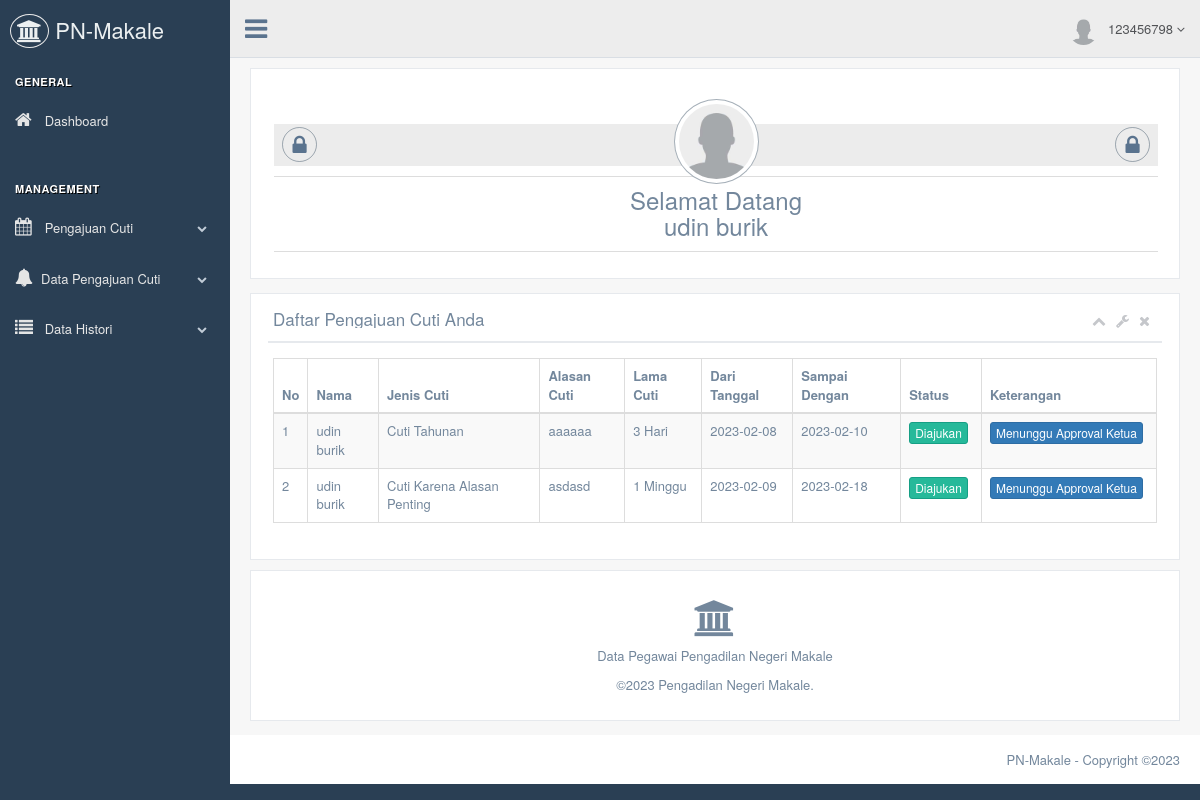
Screenshot of /user/index.php (signed in) with the database file from the repository.
### tables this page shows
CREATE TABLE `pegawai` (
  `id_pegawai` int(25) NOT NULL,
  `nama_pegawai` varchar(225) NOT NULL,
  `nip` varchar(225) NOT NULL,
  `id_jabatan` int(25) NOT NULL,
  `id_golongan` int(25) NOT NULL,
  `unit_kerja` varchar(225) NOT NULL
);

CREATE TABLE `cuti_pegawai` (
  `id_cutipegawai` int(25) NOT NULL,
  `id_pegawai` int(25) NOT NULL,
  `jenis_cuti` varchar(225) NOT NULL,
  `alasan_cuti` varchar(225) NOT NULL,
  `lama_cuti` varchar(225) NOT NULL,
  `ket_lama_cuti` varchar(225) NOT NULL,
  `dari_tanggal` varchar(225) NOT NULL,
  `sampai_dengan` varchar(225) NOT NULL,
  `panmud_kasubag` varchar(225) DEFAULT NULL,
  `panitera_sekretaris` varchar(225) DEFAULT NULL,
  `ketua` varchar(225) DEFAULT NULL,
  `app_panmud_kasubag` int(25) NOT NULL,
  `app_panitera_sekretaris` int(25) NOT NULL,
  `app_ketua` int(25) NOT NULL,
  `status_cuti` varchar(225) NOT NULL,
  `ket_status_cuti` varchar(225) NOT NULL
);

### user/dashboard.php (the view, shortened to what this page needs)
<div class="row">
  <div class="ccol-md-12 col-sm-12 col-xs-12">
    <div class="x_panel">
      <div class="x_content text-center">
        <div class="flex">
          <ul class="list-inline widget_profile_box">
            <li>
              <a>
                <i class="fa fa-lock"></i>
              </a>
            </li>
            <li>
              <?php
              include '../database/koneksi.php';
              $selectfoto = mysqli_query($koneksi, "SELECT * FROM user WHERE nip='$nip'");
              $row2 = mysqli_fetch_array($selectfoto);
              if (empty($row2['foto'])) {
              ?>
                  <img src="../build/images/user.png" class="img-circle profile_img">
              <?php
            } elseif (!empty($row2['foto'])) {
              ?>
                  <img src="../build/images/thump_<?php echo $row2['foto']; ?>" class="img-circle profile_img">
              <?php
              }
               ?>
            </li>
            <li>
              <a>
                <i class="fa fa-lock"></i>
              </a>
            </li>
          </ul>
        </div>
        <div class="flex">
          <ul class="list-inline count2">
            <li>
              <h3 class="name">Selamat Datang</h3>
              <?php
              include '../database/koneksi.php';
               $select = mysqli_query($koneksi,"SELECT * FROM pegawai WHERE nip='$nip'");
              $selectnama = mysqli_fetch_array($select);
              ?>
               <h3 class="name"><?php echo $selectnama['nama_pegawai'] ?></h3>
            </li>
          </ul>
        </div>
      </div>
    </div>
  </div>
</div>
<div class="row top_tiles">
  <div class="col-md-12 col-sm-12 col-xs-12">
    <div class="x_panel">
      <div class="x_title">
        <h2>Daftar Pengajuan Cuti Anda<small>Daftar Menunggu approval cuti dari atasan</small></h2>
        <ul class="nav navbar-right panel_toolbox">
          <li><a class="collapse-link"><i class="fa fa-chevron-up"></i></a>
          </li>
          <li class="dropdown">
            <a href="#" class="dropdown-toggle" data-toggle="dropdown" role="button" aria-expanded="false"><i class="fa fa-wrench"></i></a>
          </li>
          <li><a class="close-link"><i class="fa fa-close"></i></a>
          </li>
        </ul>
        <div class="clearfix"></div>
      </div>
      <div class="x_content">
        <table id="datatable" class="table table-striped table-bordered table-hover">
          <thead>
            <tr>
                <th>No</th>
                <th>Nama</th>
                <th>Jenis Cuti</th>
                <th>Alasan Cuti</th>
                <th>Lama Cuti</th>
                <th>Dari Tanggal</th>
                <th>Sampai Dengan</th>
                <th>Status</th>
                <th>Keterangan</th>
            </tr>
          </thead>
          <tbody>
            <?php
              include '../database/koneksi.php';
              $query = mysqli_query($koneksi,"SELECT * FROM cuti_pegawai cuti, pegawai pg WHERE cuti.id_pegawai = pg.id_pegawai and nip='$nip' and status_cuti='Diajukan'");
              $i = 1;
              while ($row = mysqli_fetch_array($query)) {
             ?>
             <tr>
               <td><?php echo $i ?></td>
               <td><?php echo $row['nama_pegawai'] ?></td>
               <td><?php echo $row['jenis_cuti'] ?></td>
               <td><?php echo $row['alasan_cuti'] ?></td>
               <td><?php echo $row['lama_cuti'];?> <?php echo $row['ket_lama_cuti'];  ?></td>
               <td><?php echo $row['dari_tanggal']; ?></td>
               <td><?php echo $row['sampai_dengan']; ?></td>
               <td class="text-center">
                 <a href="#" class="btn btn-success btn-xs "> <?php echo $row['status_cuti']; ?></a>
               </td>
               <td class="text-center">
                 <a href="#" class="btn btn-primary btn-xs "> <?php echo $row['ket_status_cuti']; ?></a>
               </td>
             </tr>
             <?php
             $i++;
           }
              ?>
          </tbody>
        </table>
      </div>
    </div>
  </div>
</div>
<div class="row">
<div class="ccol-md-12 col-sm-12 col-xs-12">
  <div class="x_panel">
    <div class="x_content text-center">
      <h1><i class="fa fa-university"></i> </h1>
      <p>Data Pegawai Pengadilan Negeri Makale</p>
      <p>©<?= date('Y'); ?> Pengadilan Negeri Makale.</p>
    </div>
  </div>
</div>
</div>

### rows the page displays
pegawai: nama_pegawai "udin burik"
cuti_pegawai: id_pegawai.nama_pegawai "udin burik", jenis_cuti "Cuti Tahunan", alasan_cuti "aaaaaa", lama_cuti "3", ket_lama_cuti "Hari", dari_tanggal "2023-02-08", sampai_dengan "2023-02-10", status_cuti "Diajukan", ket_status_cuti "Menunggu Approval Ketua"
cuti_pegawai: id_pegawai.nama_pegawai "udin burik", jenis_cuti "Cuti Karena Alasan Penting", alasan_cuti "asdasd", lama_cuti "1", ket_lama_cuti "Minggu", dari_tanggal "2023-02-09", sampai_dengan "2023-02-18", status_cuti "Diajukan", ket_status_cuti "Menunggu Approval Ketua"

### other values shown
$nip "123456798"
